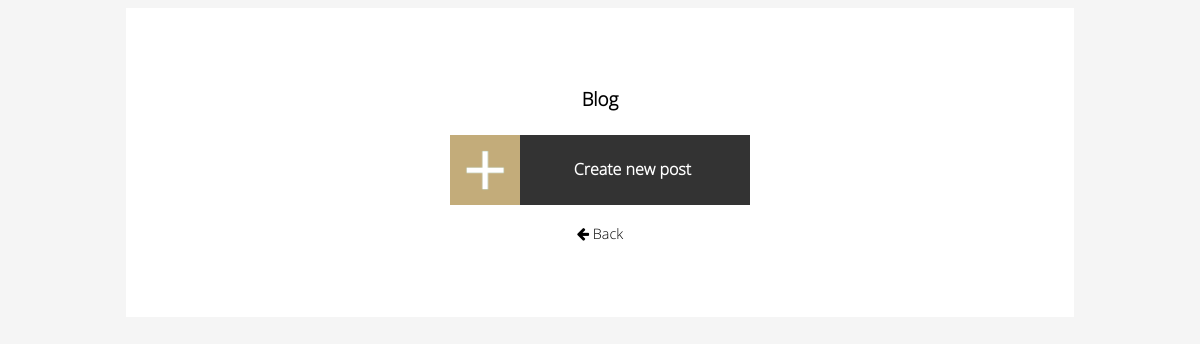
The page /admin/admin-blog.php on the database as committed earlier.
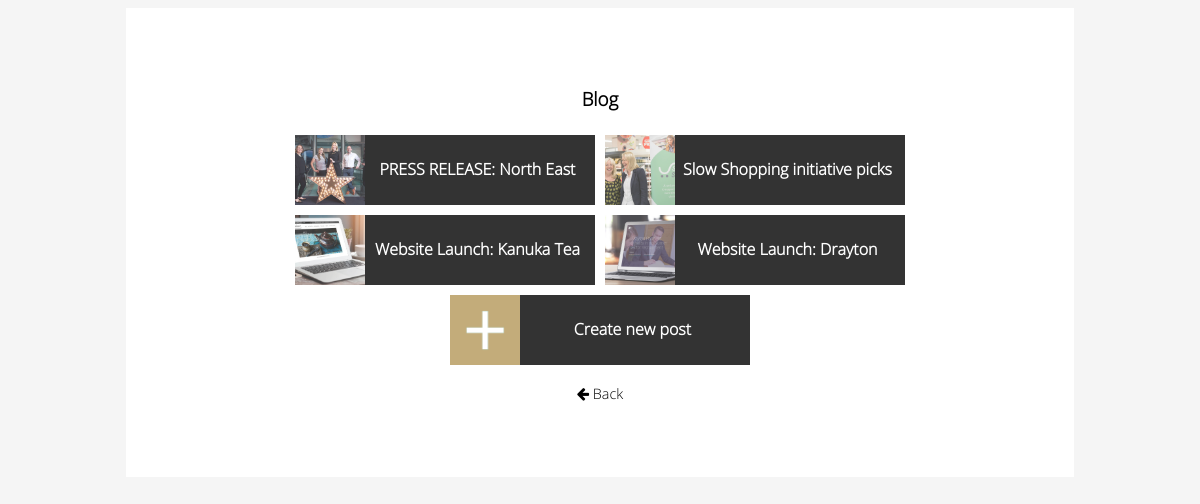
The same page on the database as committed later.
### tables this page shows
CREATE TABLE `blog` (
  `id` int(8) NOT NULL,
  `datetime` datetime NOT NULL,
  `title` varchar(256) NOT NULL,
  `description` varchar(5000) NOT NULL,
  `summary` varchar(1000) NOT NULL,
  `image` varchar(255) NOT NULL DEFAULT 'images/blog/default.jpg'
);

### admin/admin-blog.php (the view, shortened to what this page needs)
<?php include_once "../scripts/connector.php"; ?>
<!DOCTYPE html>
<html lang="en">
<head>
    <link rel="stylesheet" href="https://maxcdn.bootstrapcdn.com/font-awesome/4.5.0/css/font-awesome.min.css" />
	<link rel="stylesheet" type="text/css" href="css/admin.css" />
</head>
<body>
 <div class="admin-container">
  <h3>Blog</h3>
   <?php
        $sql = "SELECT * FROM blog ORDER BY datetime DESC";
        $result = mysqli_query($dbconnect, $sql);
		while($row = mysqli_fetch_array($result)){
			echo "<a title='" . $row["title"] . "' href='blog-updateform.php?id=" . $row["id"] . "'>";
            echo "<div class='admin-work-button'><div class='admin-work-thumbnail' style='background: url(../" . $row["image"] . ") center; background-size: cover'></div><h4 class='admin-work-text'>" . $row["title"] . "</h4></div></a>";
        }
    ?>
    <a class="admin-add-button admin-work-button" href="add-blogpost-form.php">
        <div class="admin-add-button-thumbnail admin-work-thumbnail"></div>
        <h4 class="admin-work-text">Create new post</h4>
    </a>
    <br>
    <a href="index.php"><p><i class="fa fa-arrow-left" aria-hidden="true"></i> Back</p></a>
    </div>
    </body>
</html>

Rows that differ between the two databases and show on the page:
added blog: image (picture), title "PRESS RELEASE: North East…"
added blog: image (picture), title "Slow Shopping initiative picks…"
added blog: image (picture), title "Website Launch: Kanuka Tea"
added blog: image (picture), title "Website Launch: Drayton…"
